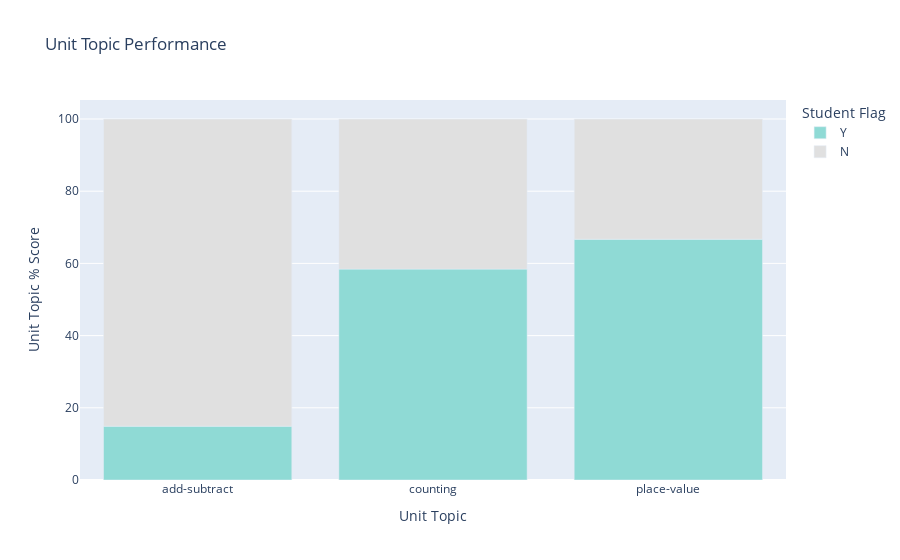

The code cell stored with this chart in its notebook:
### Code cell
unit_topic_bar = px.bar(sample_stud_unit_sum, x='Unit Topic', y='Unit Topic % Score',
             color='Student Flag', color_discrete_sequence= ['#8FDAD5', '#E0E0E0'],
             title = 'Unit Topic Performance')
unit_topic_bar.show()

### Figure 1 — Plotly figure (JSON) as saved in the notebook; plotly's stock layout.template omitted (floating-point values rounded to 4 significant figures)
{"data": [{"alignmentgroup": "True", "hovertemplate": "Student Flag=Y<br>Unit Topic=%{x}<br>Unit Topic % Score=%{y}<extra></extra>", "legendgroup": "Y", "marker": {"color": "#8FDAD5", "pattern": {"shape": ""}}, "name": "Y", "offsetgroup": "Y", "orientation": "v", "showlegend": true, "textposition": "auto", "type": "bar", "x": ["add-subtract", "counting", "place-value"], "xaxis": "x", "y": [14.89, 58.42, 66.67], "yaxis": "y"}, {"alignmentgroup": "True", "hovertemplate": "Student Flag=N<br>Unit Topic=%{x}<br>Unit Topic % Score=%{y}<extra></extra>", "legendgroup": "N", "marker": {"color": "#E0E0E0", "pattern": {"shape": ""}}, "name": "N", "offsetgroup": "N", "orientation": "v", "showlegend": true, "textposition": "auto", "type": "bar", "x": ["add-subtract", "counting", "place-value"], "xaxis": "x", "y": [85.11, 41.58, 33.33], "yaxis": "y"}], "layout": {"barmode": "relative", "legend": {"title": {"text": "Student Flag"}, "tracegroupgap": 0}, "title": {"text": "Unit Topic Performance"}, "xaxis": {"anchor": "y", "domain": [0, 1], "title": {"text": "Unit Topic"}}, "yaxis": {"anchor": "x", "domain": [0, 1], "title": {"text": "Unit Topic % Score"}}}}
